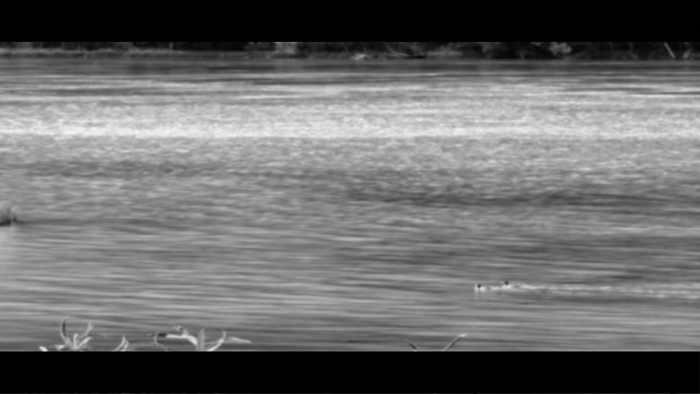
#> input picture effects/001_湖景斜切/preview/第1页.png, 1400 x 787 px (shown at 1/2 size)
$ python -i check_materials.py   (imports and definitions only)
#> lines starting #> are read from the running program, lines starting #| are printed output that depends on the picture
#!/usr/bin/env python3
# -*- coding: utf-8 -*-
"""套用效果前校验素材：数量、画幅、方向、明暗/白底前提。

素材要求写在每个模块的 spec.json -> materials 里（有 variants 时按 --variant 取）。
本脚本只做判定与告知，不改任何文件；判定口径也写在 spec 里，不是硬编码。

用法:
    python tools/check_materials.py 效果1 照片.jpg
    python tools/check_materials.py 效果9 ./素材文件夹/
    python tools/check_materials.py 效果2 --variant long *.jpg
    python tools/check_materials.py --list
    python tools/check_materials.py 效果7 a.jpg --json

退出码:
    0  可以继续（可能有 [待确认] 项，仍要先跟用户说）
    1  阻断（缺件、打不开、比例严重不符）
    2  用法错误（找不到效果、没给素材）
"""
from __future__ import annotations

import argparse
import json
import re
import sys
from pathlib import Path

try:
    from PIL import Image
except ImportError:  # pragma: no cover
    raise SystemExit('需要 Pillow：pip install Pillow')

ROOT = Path(__file__).resolve().parent.parent
EFFECTS_DIR = ROOT / 'effects'
IMAGE_SUFFIXES = {'.jpg', '.jpeg', '.png', '.webp', '.bmp', '.tif', '.tiff', '.gif'}

OK, WARN, BLOCK = 'ok', 'warn', 'block'
MARK = {OK: '[OK]', WARN: '[!] ', BLOCK: '[X] '}

# 比例偏差门槛：容差内算合格；超过容差算"要裁/要拉"；超过 25% 视为明显变形
SEVERE_DEVIATION = 0.25


def die(msg: str, code: int = 2) -> None:
    print(msg, file=sys.stderr)
    raise SystemExit(code)


def load_spec(effect_dir: Path) -> dict:
    return json.loads((effect_dir / 'spec.json').read_text('utf-8'))


def iter_effects() -> list[Path]:
    return sorted(d for d in EFFECTS_DIR.iterdir() if d.is_dir() and d.name[:1].isdigit())


# [43 lines left out: functions resolve_effect, materials_of, collect_images, not called in this run]


def probe(path: Path) -> dict:
#> called with path = '../effects/001_湖景斜切/preview/第1页.png'
    with Image.open(path) as im:
#> im is the input picture: PIL image 1400x787 RGBA; mean R, G, B, A 106, 106, 106, 255
        w, h = im.size
#> w = 1400; h = 787
        has_alpha_channel = im.mode in ('RGBA', 'LA') or (im.mode == 'P' and 'transparency' in im.info)
#> has_alpha_channel = True
        alpha_ratio = 0.0
        if has_alpha_channel:
            a = im.convert('RGBA').getchannel('A').resize((64, 64))
#> a: PIL image 64x64 L; every value is 255
            ap = a.load()
            alpha_ratio = sum(1 for x in range(64) for y in range(64) if ap[x, y] < 16) / 4096
#> alpha_ratio = 0
        small = im.convert('RGB').resize((64, 64))
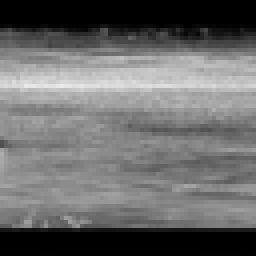
#> small: PIL image 64x64 RGB (shown 4 times larger); min 0, max 234, mean 106.1
        px = small.load()
        total = 0.0
        for x in range(64):
            for y in range(64):
                r, g, b = px[x, y][:3]
                total += 0.299 * r + 0.587 * g + 0.114 * b
#> after the loop, total = 434451
        luma = total / 4096
#> luma = 106.1
        border = [px[x, 0] for x in range(64)] + [px[x, 63] for x in range(64)] \
               + [px[0, y] for y in range(64)] + [px[63, y] for y in range(64)]
#> border = 256 items, first 6: (0, 0, 0), (0, 0, 0), (0, 0, 0), (0, 0, 0), (0, 0, 0), (0, 0, 0)
        white = sum(1 for r, g, b in (p[:3] for p in border) if min(r, g, b) >= 230) / len(border)
#> white = 0
    aspect = w / h
#> aspect = 1.78
    orientation = 'landscape' if aspect > 1.05 else ('portrait' if aspect < 0.95 else 'square')
#> orientation = 'landscape'
#> (the run stopped early here; a loop or call above may not have finished)

$ run again, on effects/002_玻璃碎片/preview/第3页.png
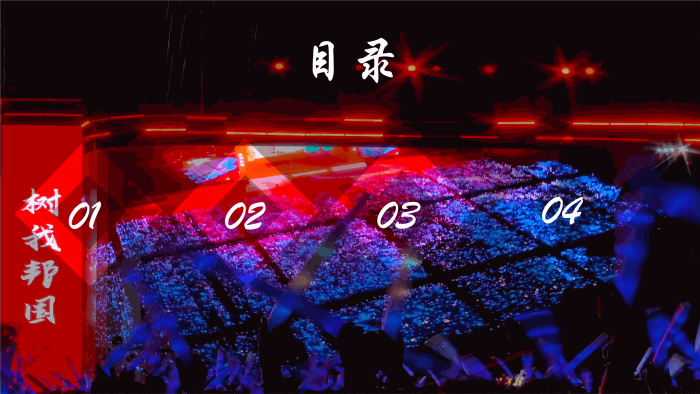
#> input picture effects/002_玻璃碎片/preview/第3页.png, 1400 x 787 px (shown at 1/2 size)
#> in probe, im is the input picture: PIL image 1400x787 P; mean R, G, B, A 62.6, 19.6, 47, 255
#> has_alpha_channel = True
#> a: PIL image 64x64 L; every value is 255
#> alpha_ratio = 0
#> in probe, `small = im.convert('RGB').resize((64, 64))`:
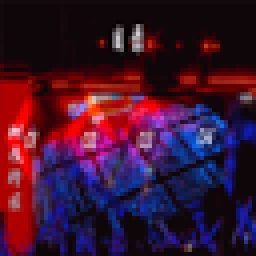
#> small: PIL image 64x64 RGB (shown 4 times larger); mean R, G, B 62.6, 19.7, 47
#> after the loop in probe, `for x in range(64):`: total = 145860.6
#> luma = 35.61
#> border = 256 items, first 6: (21, 12, 16), (19, 10, 14), (19, 10, 14), (19, 10, 14), (19, 10, 14), (19, 10, 14)
#> white = 0

$ run again, on effects/004_扇形展开/preview/第1页.png
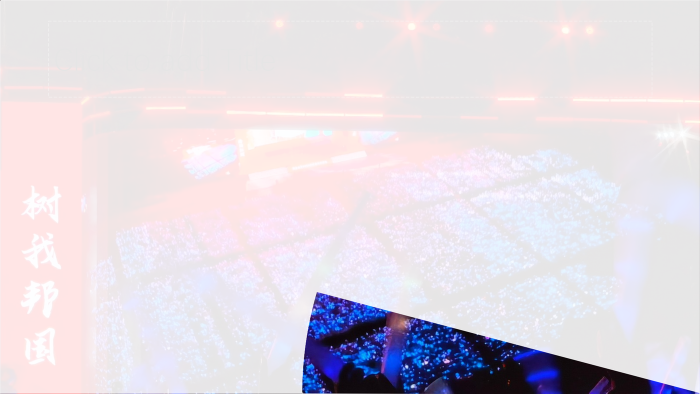
#> input picture effects/004_扇形展开/preview/第1页.png, 1400 x 787 px (shown at 1/2 size)
#> in probe, im is the input picture: PIL image 1400x787 RGBA; mean R, G, B, A 223.2, 216.7, 225.4, 255
#> has_alpha_channel = True
#> a: PIL image 64x64 L; every value is 255
#> alpha_ratio = 0
#> in probe, `small = im.convert('RGB').resize((64, 64))`:
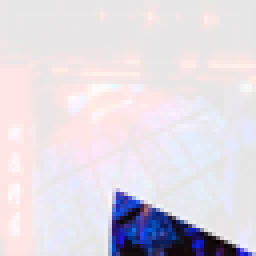
#> small: PIL image 64x64 RGB (shown 4 times larger); mean R, G, B 223.2, 216.7, 225.4
#> after the loop in probe, `for x in range(64):`: total = 899624.6
#> luma = 219.6
#> border = 256 items, first 6: (232, 231, 231), (232, 230, 231), (231, 230, 231), (231, 230, 231), (231, 230, 231), (231, 230, 231)
#> white = 0.398
